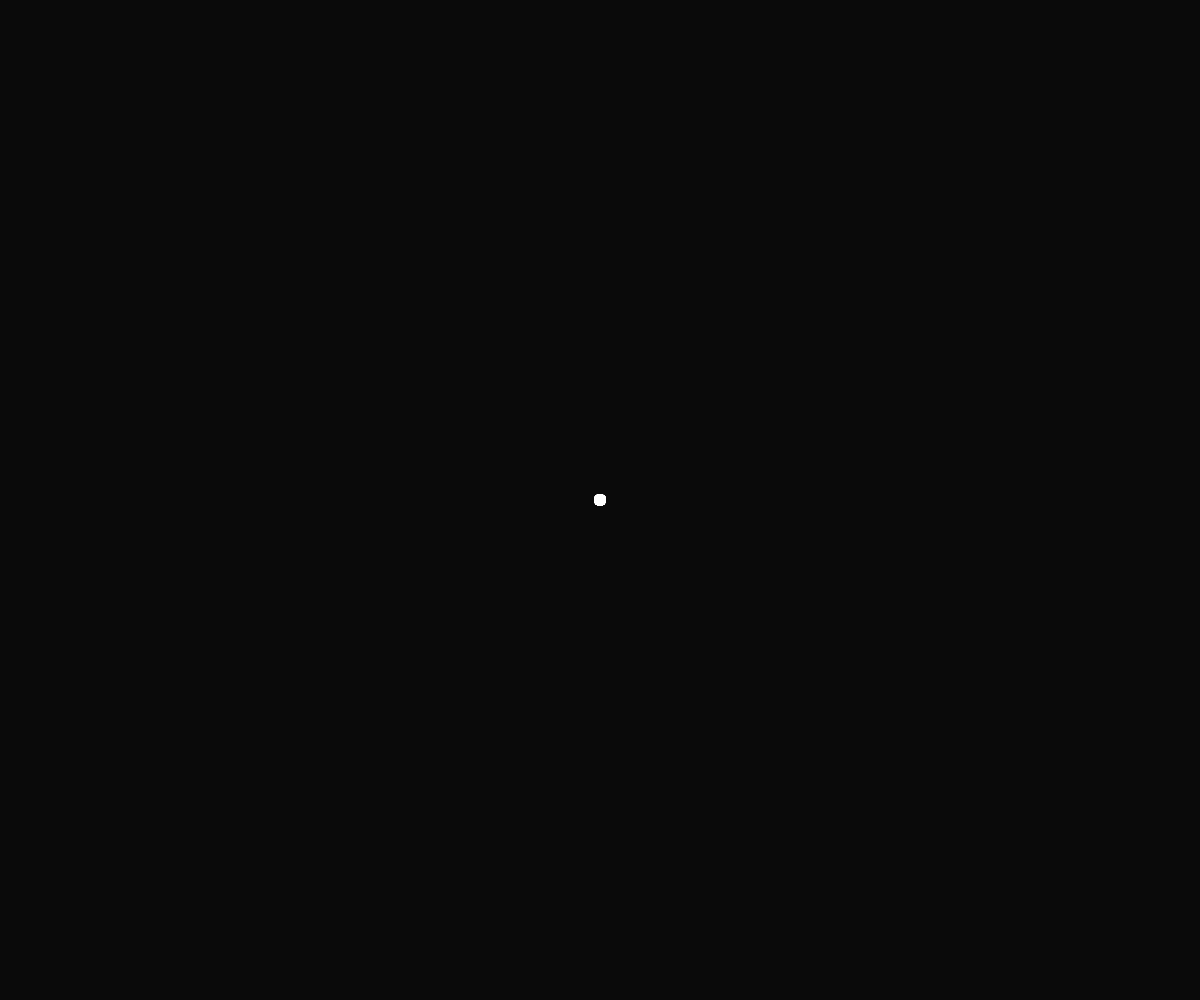
Frame 1 (no input)
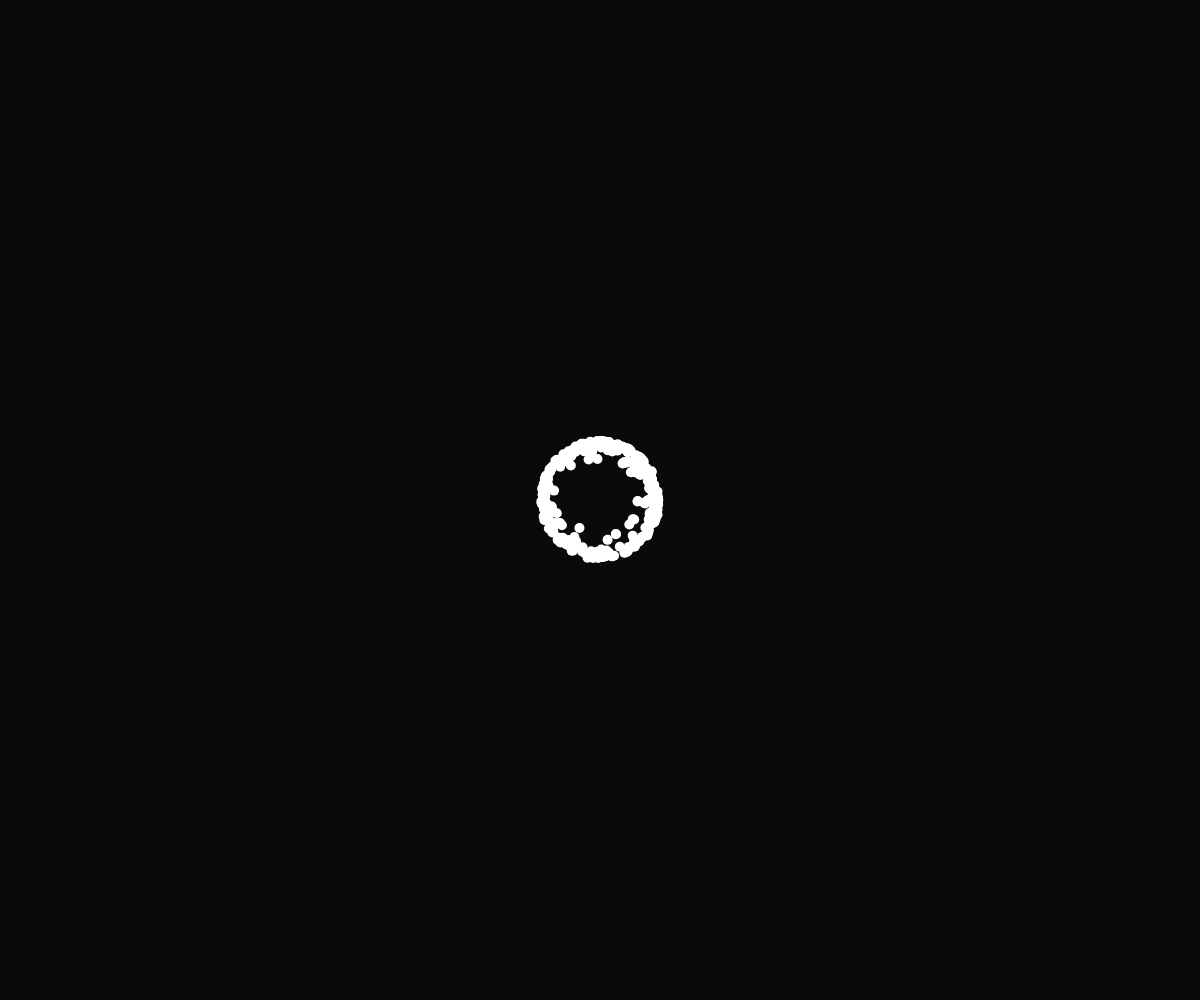
Frame 60 (no input)
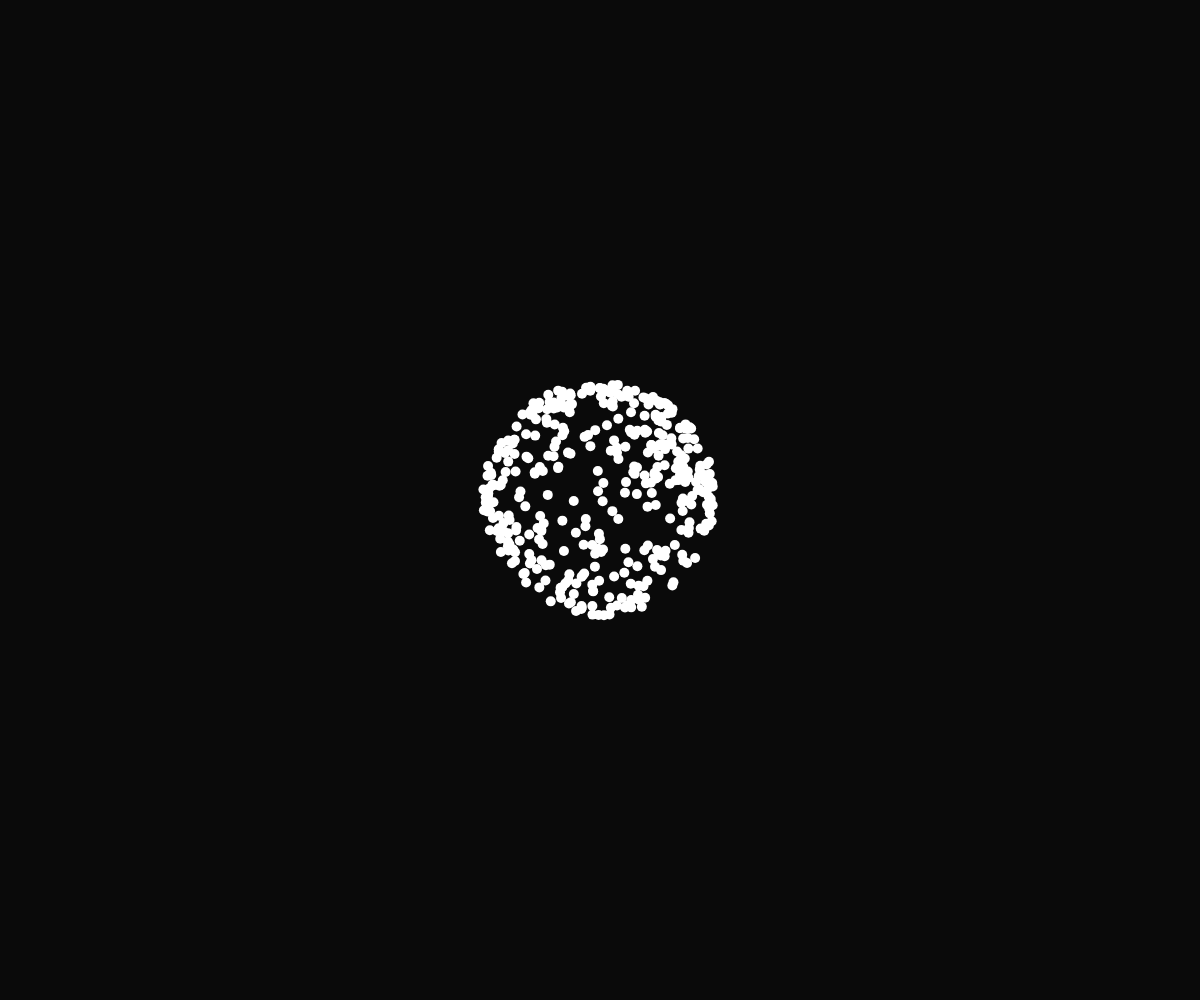
Frame 120 (the mouse pressed at the canvas centre since frame 60)

The p5.js sketch that drew these frames (run headless with seeded random() and noise() and a simulated clock; from frame 60 on, the mouse is pressed at the canvas centre):

// p5.js sketch
// ── sketch.js
const TOTAL = 400;
let points = [];

function setup() {
    createCanvas(windowWidth, windowHeight);

    for (var i = 0; i < TOTAL; i++) {
        points.push({
            pos: createVector(width / 2, height / 2),
            dir: random(TWO_PI)
        });
    }
}

function draw() {
    background(10);
    // add time to the equation:
    var time = millis() / 1000;
    for (var i = 0; i < TOTAL; i++) {
        var point = points[i];

        //  trick 2:
        point.dir += noise(point.pos.x, point.pos.y, time) - 0.477;

        //trick 1
        point.pos.x += cos(point.dir);
        point.pos.y += sin(point.dir);

        //  Constrainted Values:

        //  TODO:
        //  random size and random color:
        noStroke();
        circle(point.pos.x, point.pos.y, 10);
    }
}
